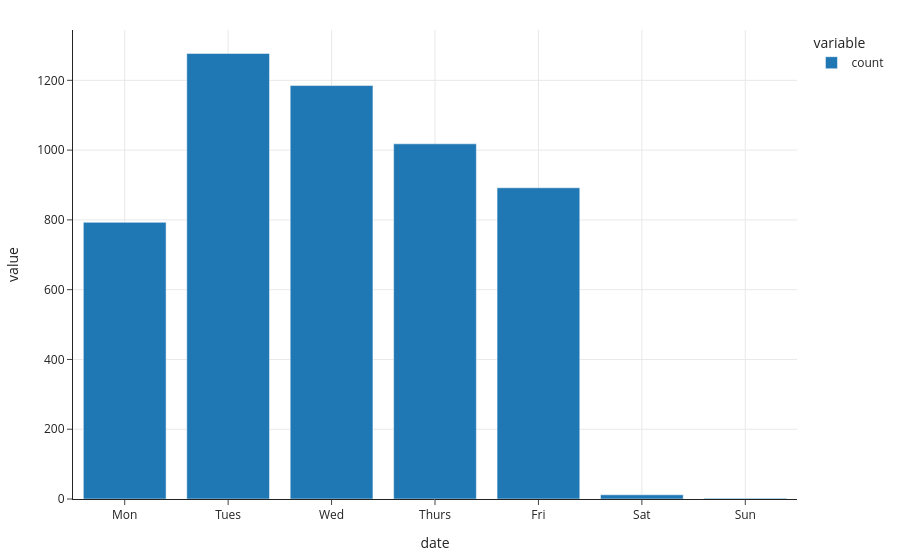

This figure's notebook cell:
### Code cell
dow_counts = insp['date'].dt.dayofweek.value_counts()
fig = px.bar(dow_counts)
fig.update_xaxes(tickvals=np.arange(7), ticktext=['Mon', 'Tues', 'Wed', 'Thurs', 'Fri', 'Sat', 'Sun'])

### Figure 1 — Plotly figure (JSON) as saved in the notebook; plotly's stock layout.template omitted (floating-point values rounded to 4 significant figures)
{"data": [{"alignmentgroup": "True", "hovertemplate": "variable=count<br>date=%{x}<br>value=%{y}<extra></extra>", "legendgroup": "count", "marker": {"color": "#1F77B4", "pattern": {"shape": ""}}, "name": "count", "offsetgroup": "count", "orientation": "v", "showlegend": true, "textposition": "auto", "type": "bar", "x": [1, 2, 3, 4, 0, 5, 6], "xaxis": "x", "y": [1277, 1185, 1018, 892, 793, 12, 2], "yaxis": "y"}], "layout": {"barmode": "relative", "legend": {"title": {"text": "variable"}, "tracegroupgap": 0}, "xaxis": {"anchor": "y", "domain": [0, 1], "ticktext": ["Mon", "Tues", "Wed", "Thurs", "Fri", "Sat", "Sun"], "tickvals": [0, 1, 2, 3, 4, 5, 6], "title": {"text": "date"}}, "yaxis": {"anchor": "x", "domain": [0, 1], "title": {"text": "value"}}}}
